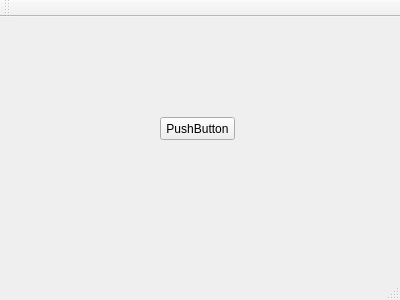
<?xml version="1.0" encoding="UTF-8"?>
<ui version="4.0">
 <class>edit_gui_mainwindow</class>
 <widget class="QMainWindow" name="edit_gui_mainwindow">
  <property name="geometry">
   <rect>
    <x>0</x>
    <y>0</y>
    <width>400</width>
    <height>300</height>
   </rect>
  </property>
  <property name="windowTitle">
   <string>edit_gui_mainwindow</string>
  </property>
  <widget class="QWidget" name="centralWidget">
   <widget class="QPushButton" name="pushButton">
    <property name="geometry">
     <rect>
      <x>160</x>
      <y>100</y>
      <width>75</width>
      <height>23</height>
     </rect>
    </property>
    <property name="text">
     <string>PushButton</string>
    </property>
   </widget>
  </widget>
  <widget class="QMenuBar" name="menuBar">
   <property name="geometry">
    <rect>
     <x>0</x>
     <y>0</y>
     <width>400</width>
     <height>21</height>
    </rect>
   </property>
  </widget>
  <widget class="QToolBar" name="mainToolBar">
   <attribute name="toolBarArea">
    <enum>TopToolBarArea</enum>
   </attribute>
   <attribute name="toolBarBreak">
    <bool>false</bool>
   </attribute>
  </widget>
  <widget class="QStatusBar" name="statusBar"/>
 </widget>
 <layoutdefault spacing="6" margin="11"/>
 <resources/>
 <connections>
  <connection>
   <sender>pushButton</sender>
   <signal>clicked()</signal>
   <receiver>edit_gui_mainwindow</receiver>
   <slot>slot1()</slot>
   <hints>
    <hint type="sourcelabel">
     <x>199</x>
     <y>145</y>
    </hint>
    <hint type="destinationlabel">
     <x>342</x>
     <y>201</y>
    </hint>
   </hints>
  </connection>
 </connections>
 <slots>
  <slot>slot1()</slot>
 </slots>
</ui>
